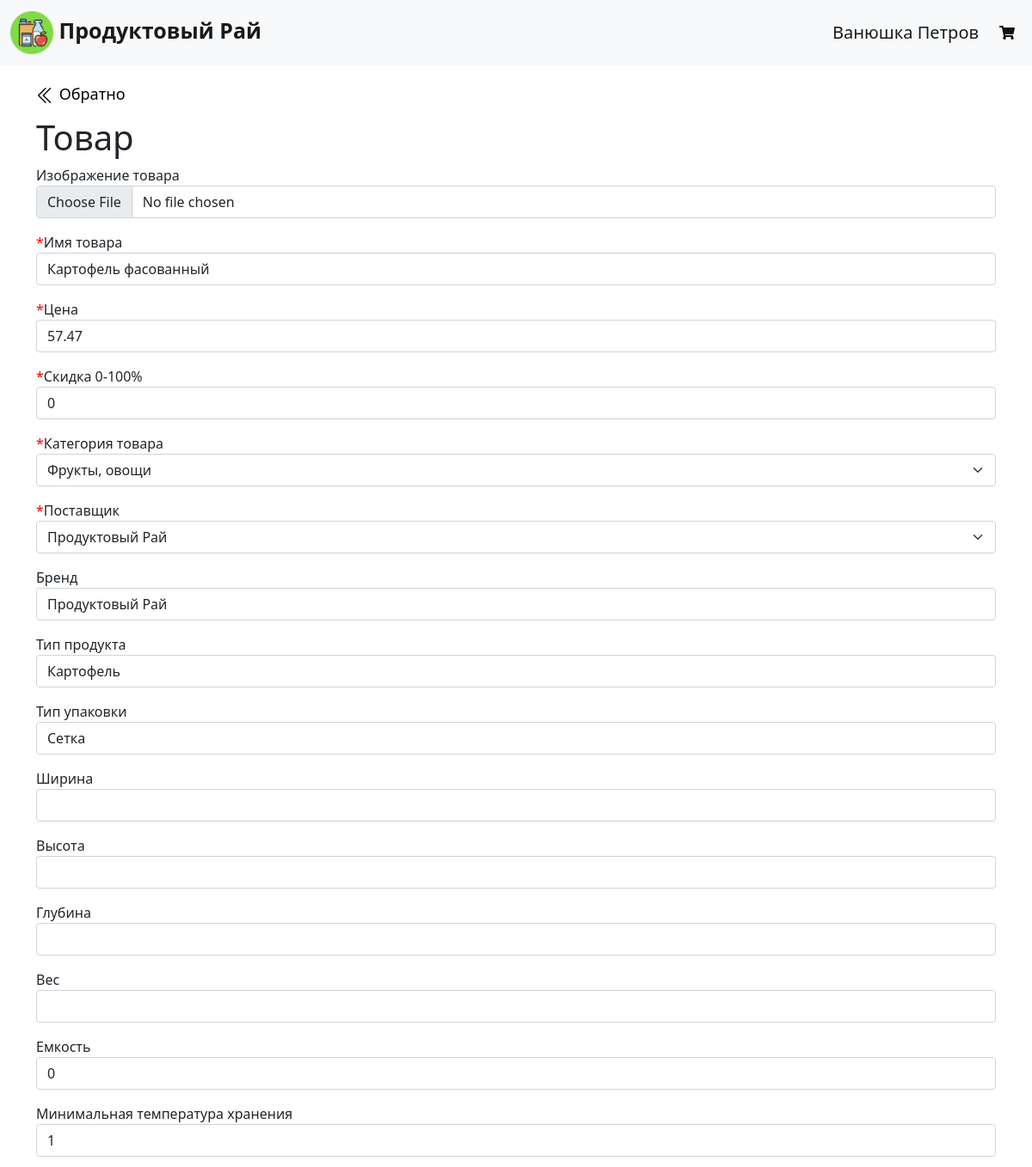
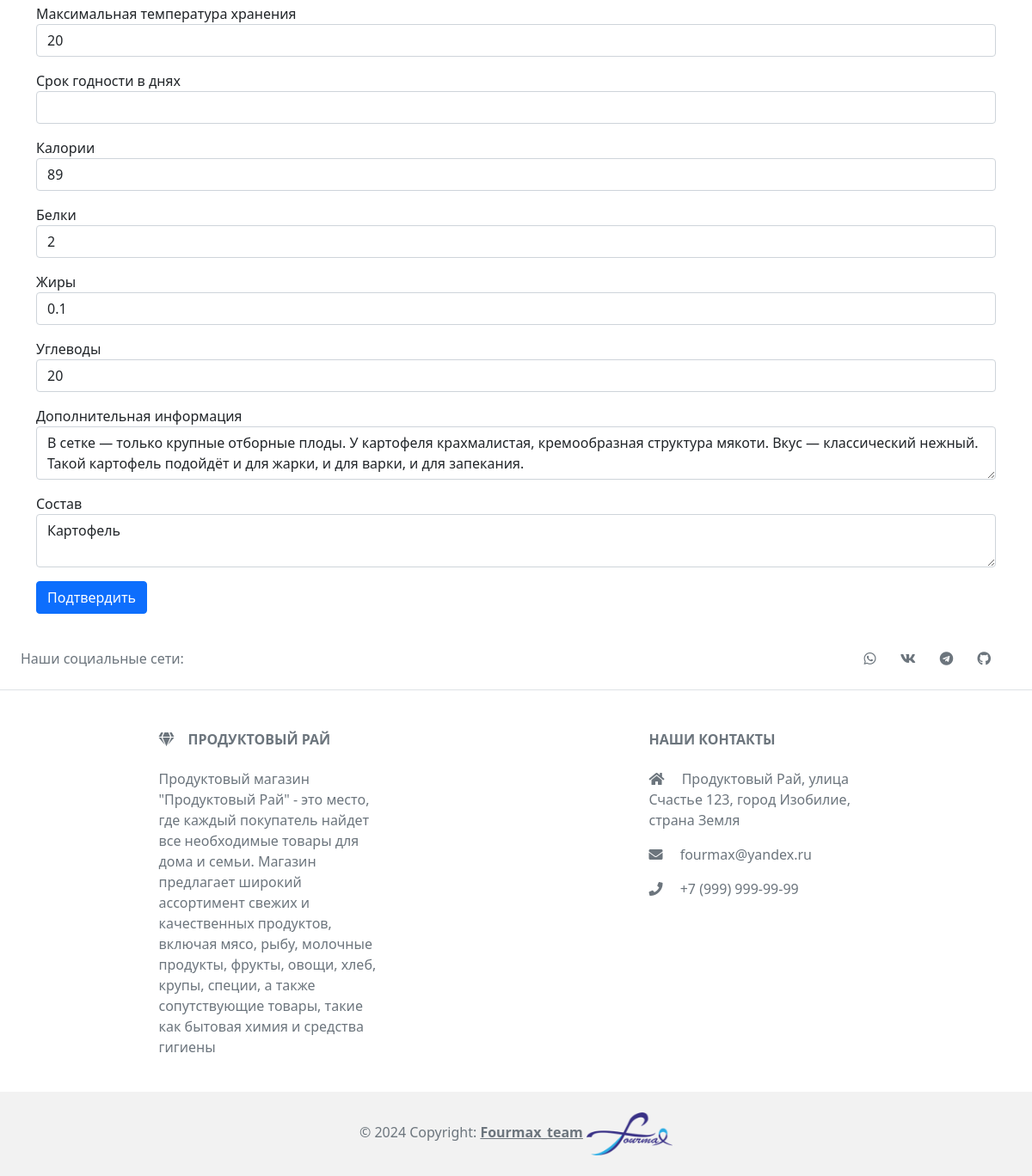
/update_product/1 (signed in), run on the app's committed database (2 pictures, top to bottom).
### data/users.py (models this page shows, shortened)
class User(SqlAlchemyBase, UserMixin, SerializerMixin):
    __tablename__ = 'users'
    id = sqlalchemy.Column(sqlalchemy.Integer, primary_key=True,
                           autoincrement=True)
    surname = sqlalchemy.Column(sqlalchemy.String, nullable=True)
    name = sqlalchemy.Column(sqlalchemy.String, nullable=True)
    items_list = sqlalchemy.Column(sqlalchemy.String, nullable=True)
    mobile_phone = sqlalchemy.Column(
        sqlalchemy.String, index=True, unique=True, nullable=True
    )
    hashed_password = sqlalchemy.Column(sqlalchemy.String, nullable=True)
    orders = orm.relationship('Order', back_populates='user')

### data/items.py (models this page shows)
class Item(SqlAlchemyBase, SerializerMixin):
    __tablename__ = 'items'
    id = sqlalchemy.Column(sqlalchemy.Integer, primary_key=True,
                           autoincrement=True)
    name = sqlalchemy.Column(sqlalchemy.String, nullable=True)
    price = sqlalchemy.Column(sqlalchemy.Float, nullable=True)
    discount = sqlalchemy.Column(sqlalchemy.Float, nullable=True)
    supplier = sqlalchemy.Column(sqlalchemy.Integer,
                                 sqlalchemy.ForeignKey('suppliers.id'))
    category = sqlalchemy.Column(sqlalchemy.Integer,
                                 sqlalchemy.ForeignKey('categories.id'))
    brand = sqlalchemy.Column(sqlalchemy.String, nullable=True)
    type = sqlalchemy.Column(sqlalchemy.String, nullable=True)
    type_of_packing = sqlalchemy.Column(sqlalchemy.String, nullable=True)
    width = sqlalchemy.Column(sqlalchemy.String, nullable=True)
    height = sqlalchemy.Column(sqlalchemy.String, nullable=True)
    depth = sqlalchemy.Column(sqlalchemy.String, nullable=True)
    weight = sqlalchemy.Column(sqlalchemy.String, nullable=True)
    capacity = sqlalchemy.Column(sqlalchemy.String, nullable=True)
    min_temp = sqlalchemy.Column(sqlalchemy.String, nullable=True)
    max_temp = sqlalchemy.Column(sqlalchemy.String, nullable=True)
    expiration_date = sqlalchemy.Column(sqlalchemy.String, nullable=True)
    calories = sqlalchemy.Column(sqlalchemy.String, nullable=True)
    squirrels = sqlalchemy.Column(sqlalchemy.String, nullable=True)
    fats = sqlalchemy.Column(sqlalchemy.String, nullable=True)
    carbohydrates = sqlalchemy.Column(sqlalchemy.String, nullable=True)
    description = sqlalchemy.Column(sqlalchemy.String, nullable=True)
    composition = sqlalchemy.Column(sqlalchemy.String, nullable=True)
    categories = orm.relationship('Category')
    suppliers = orm.relationship('Supplier')

### server.py (the view, shortened to what this page needs)
@app.route("/update_product/<int:item_id>", methods=['GET', 'POST'])
def update_product_page(item_id):
    session = db_session.create_session()
    suppliers_names = [
        supplier.name for supplier in session.query(Supplier).all()
    ]
    categories_names = [
        category.name for category in session.query(Category).all()
    ]
    form = AddProductForm()
    form.supplier.choices = suppliers_names
    form.category.choices = categories_names
    if request.method == "GET":
        session = db_session.create_session()
        item = session.query(Item).filter(Item.id == item_id).first()
        if item:
            form.name.data = item.name
            form.cost.data = item.price
            form.discount.data = item.discount
            form.category.data = session.query(Category).filter(
                Category.id == item.category
            ).first().name
            form.supplier.data = session.query(Supplier).filter(
                Supplier.id == item.supplier
            ).first().name
            form.brand.data = item.brand
            form.type.data = item.type
            form.type_of_packing.data = item.type_of_packing
            form.width.data = item.width
            form.height.data = item.height
            form.depth.data = item.depth
            form.weight.data = item.weight
            form.capacity.data = item.capacity
            form.min_temp.data = item.min_temp
            form.max_temp.data = item.max_temp
            form.expiration_date.data = item.expiration_date
            form.calories.data = item.calories
            form.squirrels.data = item.squirrels
            form.fats.data = item.fats
            form.carbohydrates.data = item.carbohydrates
            form.extra_information.data = item.description
            form.composition.data = item.composition
        else:
            abort(404)
    return render_template(
        'add_product.html', title='Редактирование товара',
        host_data=request.host, form=form
    )

### data/db_session.py (called while the page is built)
def create_session() -> Session:
    global __factory
    return __factory()

### server.py (called while the page is built)
@login_manager.user_loader
def load_user(user_id):
    db_sess = db_session.create_session()
    return db_sess.query(User).get(user_id)

### templates/add_product.html (shortened to what this page needs)
{% extends "base.html" %}
{% block content %}
    <div class="return-to-catalog" style="padding-top: 20px;">
        <a href="/admin">
        </a>
        <a href="/admin">Обратно</a>
    </div>
    <h1>Товар</h1>
    <form action="" method="post" enctype="multipart/form-data">
        <p>
            {{ form.product_image.label }}<br>
            {{ form.product_image(class="form-control", accept=".png") }}
        </p>
        <p>
            <span class="req-marker">*</span>{{ form.name.label }}<br>
            {{ form.name(class="form-control") }}
        </p>
        <p>
            <span class="req-marker">*</span>{{ form.cost.label }}<br>
            {{ form.cost(class="form-control") }}
        </p>
        <p>
            <span class="req-marker">*</span>{{ form.discount.label }}<br>
            {{ form.discount(class="form-control") }}
        </p>
        <p>
            <span class="req-marker">*</span>{{ form.category.label }}<br>
            {{ form.category(class="form-select") }}
        </p>
        <p>
            <span class="req-marker">*</span>{{ form.supplier.label }}<br>
            {{ form.supplier(class="form-select") }}
        </p>
        <p>
            {{ form.brand.label }}<br>
            {{ form.brand(class="form-control") }}
        </p>
        <p>
            {{ form.type.label }}<br>
            {{ form.type(class="form-control") }}
        </p>
        <p>
            {{ form.type_of_packing.label }}<br>
            {{ form.type_of_packing(class="form-control") }}
        </p>
        <p>
            {{ form.width.label }}<br>
            {{ form.width(class="form-control") }}
        </p>
        <p>
            {{ form.height.label }}<br>
            {{ form.height(class="form-control") }}
        </p>
        <p>
            {{ form.depth.label }}<br>
            {{ form.depth(class="form-control") }}
        </p>
        <p>
            {{ form.weight.label }}<br>
            {{ form.weight(class="form-control") }}
        </p>
        <p>
            {{ form.capacity.label }}<br>
            {{ form.capacity(class="form-control") }}
        </p>
        <p>
            {{ form.min_temp.label }}<br>
            {{ form.min_temp(class="form-control") }}
        </p>
        <p>
            {{ form.max_temp.label }}<br>
            {{ form.max_temp(class="form-control") }}
        </p>
        <p>
            {{ form.expiration_date.label }}<br>
            {{ form.expiration_date(class="form-control") }}
        </p>
        <p>
            {{ form.calories.label }}<br>
            {{ form.calories(class="form-control") }}
        </p>
        <p>
            {{ form.squirrels.label }}<br>
            {{ form.squirrels(class="form-control") }}
        </p>
        <p>
            {{ form.fats.label }}<br>
            {{ form.fats(class="form-control") }}
        </p>
        <p>
            {{ form.carbohydrates.label }}<br>
            {{ form.carbohydrates(class="form-control") }}
        </p>
        <p>
            {{ form.extra_information.label }}<br>
            {{ form.extra_information(class="form-control") }}
        </p>
        <p>
            {{ form.composition.label }}<br>
            {{ form.composition(class="form-control") }}
        </p>
        <p>{{ form.submit(type="submit", class="btn btn-primary") }}</p>
    </form>
{% endblock %}

### templates/base.html (shortened to what this page needs)
<!doctype html>
<html lang="en">
<head>
    <link href="/static/css/normalize.css" rel="stylesheet">
    <link href="https://cdn.jsdelivr.net/npm/bootstrap@5.0.0-beta3/dist/css/bootstrap.min.css" rel="stylesheet">
	<link rel="stylesheet" href="https://use.fontawesome.com/releases/v5.15.3/css/all.css">
    <link rel="stylesheet" type="text/css" href="/static/css/style.css" />
</head>
    <body>
    <header>
        <nav class="navbar navbar-expand-sm navbar-light bg-light">
            <div class="container-fluid">
                <a class="navbar-brand" href="/"
                   style="font-size: 25px">
                    <img src="/static/img/nav_icon.png" class="nav_icon"
                         width="50px" height="50px">
                    <b>Продуктовый Рай</b>
                </a>
                <div class="collapse navbar-collapse" id="navbarSupportedContent">
                    <ul class="navbar-nav ms-auto mb-1 mb-lg-0">
                        {% if current_user.is_authenticated %}
                            <a class="navbar-brand" href="{{ '/admin' if current_user.id == 1 else '/personal_account' }}" id="{{current_user.id}}" name="current_user">{{ current_user.name }} {{ current_user.surname }}</a>
                        {% endif %}
                        <li class="nav-item">
                            {% if current_user.is_authenticated %}
                                {% if current_user.id != 1 %}
                                    <a class="nav-link" href="#" data-bs-toggle="modal" data-bs-target="#modal-cart">
                                        <i class="fas fa-shopping-cart"></i>
                                    </a>
                                {% endif %}
                            {% else %}
                                <a class="nav-link" href="/login">
                                    <i class="fas fa-shopping-cart"></i>
                                </a>
                            {% endif %}
                        </li>
                    </ul>
                </div>
            </div>
        </nav>
    </header>
    <main role="main" class="container">
        {% block content %}{% endblock %}
    </main>
    <footer class="text-center text-lg-start bg-body-tertiary text-muted">
      <section class="d-flex justify-content-center justify-content-lg-between p-4 border-bottom">
        <div class="me-5 d-none d-lg-block">
          <span>Наши социальные сети:</span>
        </div>
        <div>
          <a href="#" class="me-4 text-reset"><i class="fab fa-whatsapp"></i></a>
          <a href="#" class="me-4 text-reset"><i class="fab fa-vk"></i></a>
          <a href="#" class="me-4 text-reset"><i class="fab fa-telegram"></i></a>
          <a href="https://github.com/DABer1805/online_store.git" class="me-4 text-reset"><i class="fab fa-github"></i></a>
        </div>
      </section>
      <section class="">
        <div class="container text-center text-md-start mt-5">
          <div class="row mt-3">
            <div class="col-md-3 col-lg-4 col-xl-3 mx-auto mb-4">
              <h6 class="text-uppercase fw-bold mb-4">
                <i class="fas fa-gem me-3"></i>Продуктовый Рай
              </h6>
              <p>
                Продуктовый магазин "Продуктовый Рай" - это место, где
                каждый покупатель найдет все необходимые
                товары для дома и семьи. Магазин предлагает широкий
                ассортимент свежих и качественных продуктов, включая мясо,
                рыбу, молочные продукты, фрукты, овощи, хлеб, крупы,
                специи, а также сопутствующие товары, такие как бытовая
                химия и средства гигиены
              </p>
            </div>
            <div class="col-md-4 col-lg-3 col-xl-3 mx-auto mb-md-0 mb-4">
              <h6 class="text-uppercase fw-bold mb-4">Наши контакты</h6>
              <p><i class="fas fa-home me-3"></i> Продуктовый Рай, улица Счастье 123, город Изобилие, страна Земля</p>
              <p>
                <i class="fas fa-envelope me-3"></i>
                fourmax@yandex.ru
              </p>
              <p><i class="fas fa-phone me-3"></i> +7 (999) 999-99-99</p>
            </div>
          </div>
        </div>
      </section>
      <div class="text-center p-4" style="background-color: rgba(0, 0, 0, 0.05);">
        © 2024 Copyright:
        <a class="text-reset fw-bold" href="https://github.com/DABer1805/online_store.git">Fourmax_team</a>
          <img src="/static/img/brand_img.png" style="height: 50px; width: 100px">
      </div>
    </footer>
    </body>
</html>

### static/css/style.css (style rules this page uses)
* { scrollbar-width: 3px; scrollbar-color: #c1c1c1 #f1f1f1; }
.navbar-light .navbar-nav .nav-link { color: #111; font-weight: 500; text-transform: uppercase; }
.return-to-catalog { height: 60px; }
.return-to-catalog a { color: black; font-size: 18px; font-weight: 450; text-decoration: none; }
.return-to-catalog svg { width: 22px; height: 22px; }
.req-marker { color: red; }

### data on the page
User: name "Ванюшка", surname "Петров"
Item: name "Картофель фасованный", discount "0", category "Фрукты, овощи", supplier "Продуктовый Рай", brand "Продуктовый Рай", type "Картофель", type_of_packing "Сетка", capacity "0", min_temp "1", max_temp "20", calories "89", squirrels "2", fats "0.1", carbohydrates "20", composition "Картофель"
